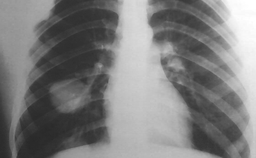
#> input picture detectarTumoresPulmon/salidaFILTRO.png, 256 x 158 px, shrunk from 719 x 444 before the run
$ python Main.py salidaFILTRO.png 5   (Python 2 division)
#> lines starting #> are read from the running program, lines starting #| are printed output that depends on the picture
### detectarTumoresPulmon/TumoresPulmon.py
import Image, numpy, math, random, ImageDraw

def sobel():
	return ([[-1, 0, 1], [-2, 0, 2], [-1, 0, 1]], \
 			[[1, 2, 1], [0, 0, 0], [-1, -2, -1]])

def obtenerVecinos(x, y, ancho, alto, imagenOriginal):
	vecindad = numpy.zeros((3,3))
	for my in range(y-1, y+2):
		for mx in range(x-1, x+2):
			if mx >= 0 and my >= 0 and mx < ancho and my < alto:
				vecindad[mx-(x-1), my-(y-1)] = imagenOriginal[mx, my][1]
	return vecindad

# [5 lines left out: function analizarBorde, not called in this run]


class TumoresPulmon:
	def __init__(self, nombreImagen):
#> called with nombreImagen = 'salidaFILTRO.png'
		self.imagen = Image.open(nombreImagen)
#> self.imagen is the input picture: PIL image 256x158 RGB; min 40, max 255, mean 125.6
		self.ancho = self.imagen.size[0]
#> self.ancho = 256
		self.alto = self.imagen.size[1]
#> self.alto = 158
		self.imagenOriginal = (self.imagen.copy()).load()
		print self.imagen.format, self.imagen.size, self.imagen.mode
#| PNG (256, 158) RGB

	def setImagen(self, nombreImagen):
		self.imagen = Image.open(nombreImagen)
		return

	def aplicarFiltro(self, abrir, nombreImagenSalida="salidaFILTRO.png"):
#> called with abrir = False, nombreImagenSalida = 'salidaFILTRO.png'
		print "Aplicando filtro..."
		pixeles = self.imagen.load()

		for x in range(self.ancho):
			for y in range(self.alto):
				vecindad = list() # reiniciamos
				for mx in range(x-1, x+2):
					for my in range(y-1, y+2):
						if mx >= 0 and my >= 0 and mx < self.ancho and my < self.alto:
							vecindad.append(self.imagenOriginal[x, y][0])
				vecindad.sort()
				nuevoPixel =  vecindad[len(vecindad) / 2]
				pixeles[x, y] = (nuevoPixel, nuevoPixel, nuevoPixel)
		self.imagen.save(nombreImagenSalida)

		if abrir:
			self.imagen.show()
		print "listo"
		return

	def aplicarConvolucion(self, abrir, nombreImagenSalida="salidaCONVOLUCION.png"):
#> called with abrir = False, nombreImagenSalida = 'salidaCONVOLUCION.png'
		print "Aplicando convolucion..."
		sobX, sobY = sobel()
		pixeles = self.imagen.load()

		for x in range(self.ancho):
			for y in range(self.alto):
				vecindad = obtenerVecinos(x, y, self.ancho, self.alto, self.imagenOriginal)
				gx = sum(sum(vecindad * sobX))
				gy = sum(sum(vecindad * sobY))

				xm = (gx ** 2)
				ym = (gy ** 2)
				nuevoPixel = int(math.sqrt(xm + ym)) # pitagoras

				if nuevoPixel > 255:
					nuevoPixel = 255
				if nuevoPixel < 0:
					nuevoPixel = 0

				pixeles[x, y] = (nuevoPixel, nuevoPixel, nuevoPixel)
		self.imagen.save(nombreImagenSalida)
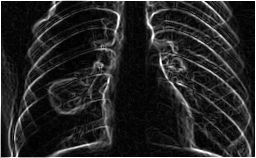
#> saved as salidaCONVOLUCION.png: PIL image 256x158 RGB; min 0, max 255, mean 38

		if abrir:
			self.imagen.show()
		print "listo"
		return


	def aplicarNormalizacion(self, abrir, nombreImagenSalida="salidaNORMALIZACION.png"):
#> called with abrir = False, nombreImagenSalida = 'salidaNORMALIZACION.png'
		print "Aplicando normaliazacion..."
		pixeles = self.imagen.load()

		valores = self.imagen.getextrema() # El minimo y maximo de la imagen
		MIN = valores[0]
		MAX = valores[0][1]
		for i in valores:
			if i[0] < MIN:
				MIN = i[0]
			if i[1] > MAX:
				MAX = i[1]
#> this loop made 1 pass
#> i on pass 1: (0, 255)

		rango = MAX - MIN
		prop = 255.0 / rango

		for y in range(self.alto):
			for x in range(self.ancho):
				nuevoPixel = int(math.floor(pixeles[x, y][1] - MIN) * prop)
				pixeles[x, y] = (nuevoPixel, nuevoPixel, nuevoPixel)
		self.imagen.save(nombreImagenSalida)

		if abrir:
			self.imagen.show()
		print "listo"
		return

	# [158 lines left out: functions aplicarBinarizacion, engordarBordes, buscarTumores, not called in this run]


### detectarTumoresPulmon/Main.py
from TumoresPulmon import TumoresPulmon
import sys, time

abrir = False # para abrirla en una ventana la imagen obtenida

def main(nombreImagen, RANGO):

	pro = TumoresPulmon(nombreImagen)
	# filtro
	pro.aplicarFiltro(abrir)

	# convolucion
	inicio = time.time()
	pro.setImagen("salidaFILTRO.png") # imagen base
	pro.aplicarConvolucion(abrir)
	print "tiempo final", time.time() - inicio

	# normalizacion
	pro.setImagen("salidaCONVOLUCION.png") # imagen base
	pro.aplicarNormalizacion(abrir)
	# binarizacion
	pro.setImagen("salidaNORMALIZACION.png") # imagen base
	pro.aplicarBinarizacion(abrir, RANGO)
	# hacemos los bordes mas gruesos
	pro.setImagen("salidaBINARIZADA.png") # receteamos
	pro.engordarBordes(abrir)

	# buscar tumores y centro masa
	#pro.setImagen("salidaBINARIZADA.png") # receteamos
	#pro.buscarTumores(abrir)


###### CALCULO DE TUMORES BASE A DIMENSIONES ######

######## PARAMATROS DEL PROGRAMA #######
# argv[1] =(string) nombre de la imagen
########################################
#> (the run stopped early here; a loop or call above may not have finished)
